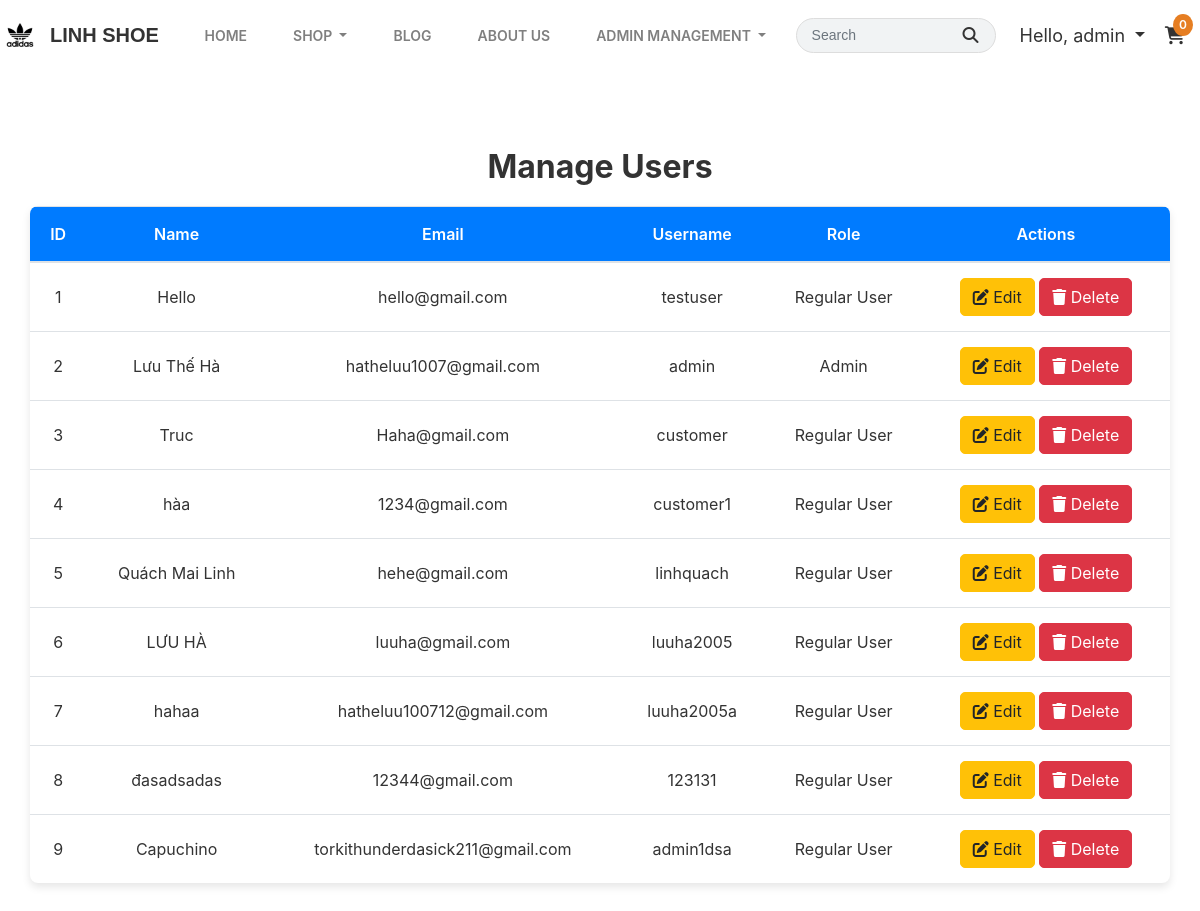
/admin/users (signed in), run on the app's committed database.
### app.py (models this page shows)
class User(db.Model, UserMixin):
    id = db.Column(db.Integer, primary_key=True)
    name = db.Column(db.String(100), nullable=False)
    email = db.Column(db.String(120), unique=True, nullable=False)
    username = db.Column(db.String(80), unique=True, nullable=False)
    password = db.Column(db.String(120), nullable=False)
    is_admin = db.Column(db.Boolean, default=False)

### app.py (the view)
@app.route('/admin/users')
@login_required
@admin_required
def admin_users():
    users = User.query.all()
    return render_template('admin_users.html', users=users)

### app.py (called while the page is built)
@login_manager.user_loader
def load_user(user_id):
    return User.query.get(int(user_id))

def admin_required(f):
    @wraps(f)
    def decorated_function(*args, **kwargs):
        if not current_user.is_authenticated or not current_user.is_admin:
            flash('Bạn không có quyền truy cập trang này.', 'error')
            return redirect(url_for('home'))
        return f(*args, **kwargs)
    return decorated_function

### templates/admin_users.html (shortened to what this page needs)
{% extends "base.html" %}
{% block content %}
<link rel="stylesheet" href="{{ url_for('static', filename='css/admin_users.css') }}" />
<div class="admin-users-container container mt-5">
    <h2>Manage Users</h2>
    <table class="table table-users">
        <thead>
            <tr>
                <th>ID</th>
                <th>Name</th>
                <th>Email</th>
                <th>Username</th>
                <th>Role</th>
                <th>Actions</th>
            </tr>
        </thead>
        <tbody>
            {% for user in users %}
            <tr>
                <td>{{ user.id }}</td>
                <td>{{ user.name }}</td>
                <td>{{ user.email }}</td>
                <td>{{ user.username }}</td>
                <td>{{ 'Admin' if user.is_admin else 'Regular User' }}</td>
                <td>
                    <a href="{{ url_for('edit_user', id=user.id) }}" class="btn btn-edit"><i class="fas fa-edit"></i> Edit</a>
                    <form action="{{ url_for('delete_user', id=user.id) }}" method="POST" style="display:inline;">
                        <button type="submit" class="btn btn-delete" onclick="return confirm('Are you sure you want to delete this user?');"><i class="fas fa-trash"></i> Delete</button>
                    </form>
                </td>
            </tr>
            {% else %}
            <tr>
                <td colspan="6" class="text-center">No users found.</td>
            </tr>
            {% endfor %}
        </tbody>
    </table>
</div>
{% endblock %}

### templates/base.html (shortened to what this page needs)
<!DOCTYPE html>
<html lang="en">
<head>
    <link rel="stylesheet" href="https://stackpath.bootstrapcdn.com/bootstrap/4.5.2/css/bootstrap.min.css">
    <link rel="stylesheet" href="https://cdnjs.cloudflare.com/ajax/libs/font-awesome/6.4.2/css/all.min.css">
    <link rel="stylesheet" href="{{ url_for('static', filename='css/base.css') }}">
</head>
<body>
    <nav class="navbar navbar-expand-lg navbar-light">
        <div class="container-fluid">
            <a class="navbar-brand d-flex align-items-center" href="{{ url_for('home') }}">
                <img src="{{ url_for('static', filename='images/logo.png') }}" alt="Logo" class="logo">
                <span class="brand-name">Linh Shoe</span>
            </a>
            <div class="collapse navbar-collapse" id="navbarNav">
                <ul class="navbar-nav mx-auto">
                    <li class="nav-item">
                        <a class="nav-link" href="{{ url_for('home') }}">Home</a>
                    </li>
                    <li class="nav-item dropdown">
                        <a class="nav-link dropdown-toggle" href="#" id="shopDropdown" role="button" data-toggle="dropdown" aria-haspopup="true" aria-expanded="false">
                            Shop
                        </a>
                    </li>
                    <li class="nav-item">
                        <a class="nav-link" href="{{ url_for('blog') }}">Blog</a>
                    </li>
                    <li class="nav-item">
                        <a class="nav-link" href="{{ url_for('aboutus') }}">About Us</a>
                    </li>
                    {% if current_user.is_admin %}
                    <li class="nav-item dropdown">
                        <a class="nav-link dropdown-toggle" href="#" id="adminDropdown" role="button" data-toggle="dropdown" aria-haspopup="true" aria-expanded="false">
                            Admin Management
                        </a>
                    </li>
                    {% endif %}
                </ul>
                <div class="navbar-right d-flex align-items-center">
                    <div class="search-container">
                        <form class="search-form d-flex align-items-center" action="{{ url_for('search') }}" method="GET">
                            <input type="text" name="q" id="searchInput" class="form-control search-input" placeholder="Search" aria-label="Search" autocomplete="off">
                            <button type="submit" class="search-btn"><i class="fas fa-search"></i></button>
                        </form>
                    </div>
                    <div class="navbar-icons">
                        <div class="nav-item dropdown">
                            <a class="nav-icon dropdown-toggle" href="#" id="userDropdown" role="button" data-toggle="dropdown" aria-haspopup="true" aria-expanded="false">
                                {% if current_user.is_authenticated %}
                                    <span class="ml-1">Hello, {{ current_user.username }}</span>
                                {% endif %}
                            </a>
                        </div>
                        <a href="{{ url_for('cart') }}" class="nav-icon">
                            <i class="fas fa-shopping-cart"></i>
                            <span class="cart-count">
                                {% if current_user.is_authenticated %}
                                    {{ current_user.cart_items | length }}
                                {% else %}
                                    0
                                {% endif %}
                            </span>
                        </a>
                    </div>
                </div>
            </div>
        </div>
    </nav>
    <main>
        {% block content %}{% endblock %}
    </main>
</body>
</html>

### static/css/base.css (style rules this page uses)
.navbar { padding: 10px 0; background: #fff; }
.navbar .container-fluid { padding-left: 0; padding-right: 15px; }
.navbar-brand { display: flex; align-items: center; gap: 10px; margin-left: 0; padding-left: 0; }
.navbar-brand img.logo { height: 40px; width: auto; max-width: 150px; }
.navbar-brand .brand-name { font-size: 20px; font-weight: 700; color: #333; font-family: 'Poppins', sans-serif; text-transform: uppercase; transition: color 0.3s ease; }
.navbar-nav { text-align: center; }
.nav-link { color: #333; font-size: 14px; font-weight: 600; text-transform: uppercase; margin: 0 15px; transition: color 0.3s ease; }
.navbar-right { display: flex; align-items: center; gap: 20px; }
.search-container { position: relative; }
.search-form { position: relative; width: 200px; }
.search-input { width: 100%; padding: 8px 40px 8px 15px; border: 1px solid #ddd; border-radius: 20px; background: #f1f3f4; font-size: 14px; font-family: 'Poppins', sans-serif; color: #333; outline: none; transition: border-color 0.3s ease; }
.search-btn { position: absolute; right: 10px; top: 50%; transform: translateY(-50%); background: none; border: none; color: #333; font-size: 16px; cursor: pointer; width: 30px; height: 30px; border-radius: 50%; display: flex; align-items: center; justify-content: center; transition: color 0.3s ease, background 0.3s ease; }
.search-btn i { color: inherit; }
.navbar-icons { display: flex; align-items: center; gap: 20px; }
.nav-icon { color: #333; font-size: 18px; text-decoration: none; position: relative; }
.cart-count { position: absolute; top: -8px; right: -8px; background: #e67e22; color: white; font-size: 12px; font-weight: 600; border-radius: 50%; padding: 2px 6px; }

### static/css/admin_users.css (style rules this page uses)
.admin-users-container { padding: 30px 0; }
.admin-users-container h2 { font-size: 2rem; font-weight: bold; color: #333; margin-bottom: 20px; text-align: center; }
.table-users { background-color: #fff; border-radius: 8px; box-shadow: 0 4px 8px rgba(0, 0, 0, 0.1); overflow: hidden; }
.table-users th { background-color: #007bff; color: #fff; font-weight: 600; padding: 15px; text-align: center; }
.table-users td { padding: 15px; vertical-align: middle; color: #333; text-align: center; }
.table-users .btn-edit { background-color: #ffc107; border-color: #ffc107; color: #212529; padding: 6px 12px; border-radius: 5px; transition: background-color 0.3s ease; }
.table-users .btn-delete { background-color: #dc3545; border-color: #dc3545; color: #fff; padding: 6px 12px; border-radius: 5px; transition: background-color 0.3s ease; }

### data on the page
User: username "admin", id "2", name "Lưu Thế Hà", email "hatheluu1007@gmail.com", is_admin "Admin"
User: id "1", name "Hello", email "hello@gmail.com", username "testuser", is_admin "Regular User"
User: id "3", name "Truc", email "Haha@gmail.com", username "customer", is_admin "Regular User"
User: id "4", name "hàa", email "1234@gmail.com", username "customer1", is_admin "Regular User"
User: id "5", name "Quách Mai Linh", email "hehe@gmail.com", username "linhquach", is_admin "Regular User"
User: id "6", name "LƯU HÀ", email "luuha@gmail.com", username "luuha2005", is_admin "Regular User"
User: id "7", name "hahaa", email "hatheluu100712@gmail.com", username "luuha2005a", is_admin "Regular User"
User: id "8", name "đasadsadas", email "12344@gmail.com", username "123131", is_admin "Regular User"
User: id "9", name "Capuchino", email "torkithunderdasick211@gmail.com", username "admin1dsa", is_admin "Regular User"

### other printed values
{{ current_user.cart_items | length }} "0"
